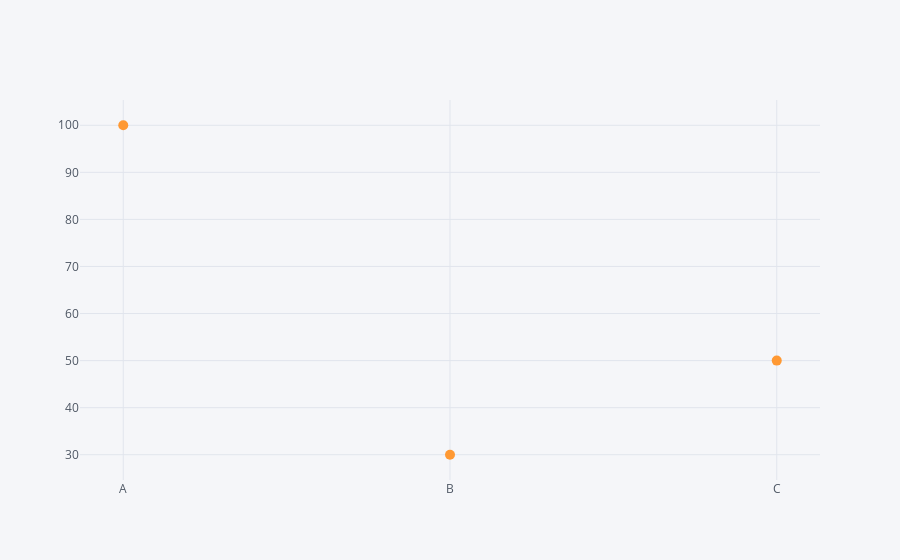

The cell this chart's notebook holds for it:
### Code cell
df_1.iplot(kind='scatter', x='Category', y='Values', mode='markers', size=10)

### Figure 1 — Plotly figure (JSON) as saved in the notebook; plotly's stock layout.template omitted (floating-point values rounded to 4 significant figures)
{"data": [{"line": {"color": "rgba(255, 153, 51, 1.0)", "dash": "solid", "shape": "linear", "width": 1.3}, "marker": {"size": 10, "symbol": "circle"}, "mode": "markers", "name": "Values", "text": "", "type": "scatter", "x": ["A", "B", "C"], "y": [100, 30, 50]}], "layout": {"legend": {"bgcolor": "#F5F6F9", "font": {"color": "#4D5663"}}, "paper_bgcolor": "#F5F6F9", "plot_bgcolor": "#F5F6F9", "title": {"font": {"color": "#4D5663"}}, "xaxis": {"gridcolor": "#E1E5ED", "showgrid": true, "tickfont": {"color": "#4D5663"}, "title": {"font": {"color": "#4D5663"}, "text": ""}, "zerolinecolor": "#E1E5ED"}, "yaxis": {"gridcolor": "#E1E5ED", "showgrid": true, "tickfont": {"color": "#4D5663"}, "title": {"font": {"color": "#4D5663"}, "text": ""}, "zerolinecolor": "#E1E5ED"}}}
